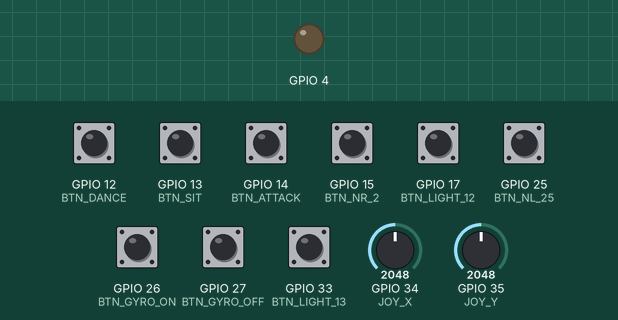
The sketch below on a simulated ESP32. Shown: output pins drawn as LEDs (lit = HIGH). Inputs (shaded band) come from the test bench; at power-on: GPIO 12 (BTN_DANCE), GPIO 13 (BTN_SIT), GPIO 14 (BTN_ATTACK), GPIO 15 (BTN_NR_2), GPIO 17 (BTN_LIGHT_12), GPIO 25 (BTN_NL_25), GPIO 26 (BTN_GYRO_ON), GPIO 27 (BTN_GYRO_OFF), GPIO 33 (BTN_LIGHT_13) HIGH, GPIO 34 (JOY_X) = 2048, GPIO 35 (JOY_Y) = 2048.

Above: at 1.2 s.
1.3 s: GPIO 26 (BTN_GYRO_ON) pulled LOW for 0.15 s
At 2.4 s:
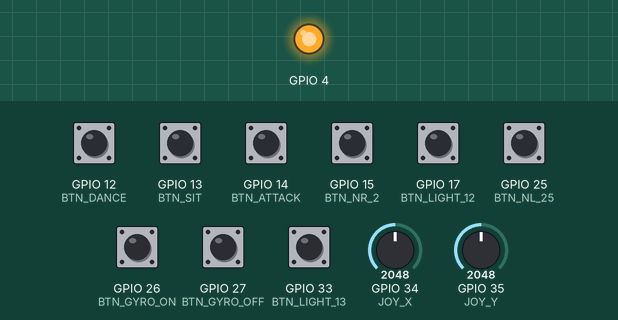
2.9 s: GPIO 27 (BTN_GYRO_OFF) pulled LOW for 0.15 s
At 3.9 s:
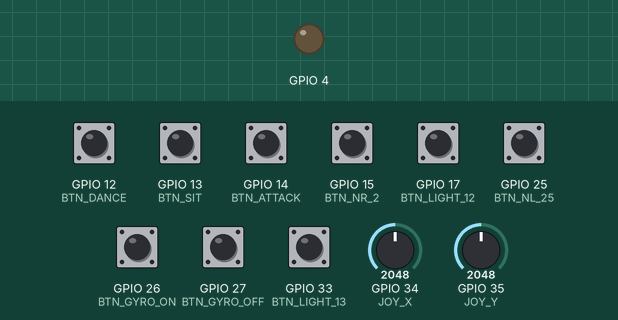
4.5 s: GPIO 26 (BTN_GYRO_ON) pulled LOW for 1 s
At 5.5 s:
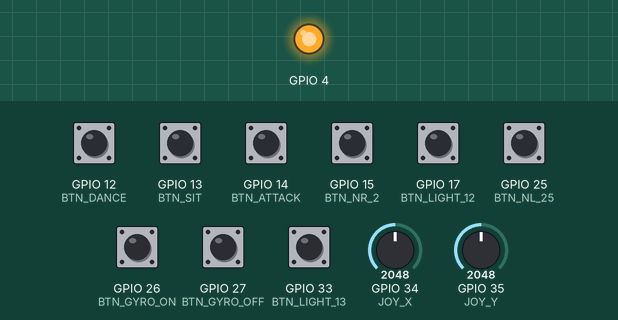
Timing chart, 0 to 7.5 s (numbered marks = the images above; inputs shaded):
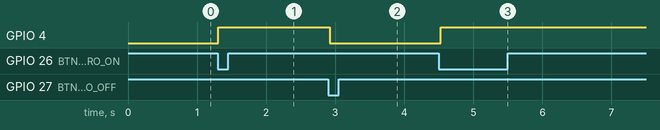

The sketch:

controler_final.ino
```cpp
#include <esp_now.h>
#include <WiFi.h>

// MAC adresa tvog psa
uint8_t broadcastAddress[] = {0x80, 0xF3, 0xDA, 0x62, 0x88, 0xF4};

typedef struct struct_message {
    char command;
} struct_message;

struct_message myData;
esp_now_peer_info_t peerInfo;
bool lastState13 = HIGH;
bool lastState12 = HIGH;
// Pinovi kontrolera
#define JOY_X 34
#define JOY_Y 35
#define BTN_SIT 13      // Komanda 'S'
#define BTN_DANCE 12    // Komanda 'a'
#define BTN_ATTACK 14   // Komanda 'A'
#define BTN_GYRO_OFF 27 // Komanda '0'
#define BTN_GYRO_ON 26  // Komanda '1'
#define BTN_LIGHT_13 33
#define BTN_LIGHT_12 17
#define BTN_NL_25 25
#define BTN_NR_2 15

#define BTN_L13 BTN_LIGHT_13
#define BTN_L12 BTN_LIGHT_12
void setup() {
  Serial.begin(115200);
  WiFi.mode(WIFI_STA);

  if (esp_now_init() != ESP_OK) return;

  memcpy(peerInfo.peer_addr, broadcastAddress, 6);
  peerInfo.channel = 0;
  peerInfo.encrypt = false;

  if (esp_now_add_peer(&peerInfo) != ESP_OK) return;

  pinMode(BTN_SIT, INPUT_PULLUP);
  pinMode(BTN_DANCE, INPUT_PULLUP);
  pinMode(BTN_ATTACK, INPUT_PULLUP);
  pinMode(BTN_GYRO_OFF, INPUT_PULLUP);
  pinMode(BTN_GYRO_ON, INPUT_PULLUP);
  pinMode(BTN_LIGHT_12, INPUT_PULLUP);
  pinMode(BTN_LIGHT_13, INPUT_PULLUP);
  pinMode(BTN_NL_25, INPUT_PULLUP);
  pinMode(4, OUTPUT);
}

void loop() {
  int xVal = analogRead(JOY_X);
  int yVal = analogRead(JOY_Y);
  char cmd = 'S';

  // Logika džojstika
  if (yVal < 1000) cmd = 'F';
  else if (yVal > 3000) cmd = 'B';
  else if (xVal < 1000) cmd = 'R';
  else if (xVal > 3000) cmd = 'L';
   else if (digitalRead(BTN_NL_25) == LOW) cmd = 'X';
  else if (digitalRead(BTN_NR_2) == LOW) cmd = 'Y';
  // Logika dugmadi
  else if (digitalRead(BTN_SIT) == LOW) cmd = 'D';
  else if (digitalRead(BTN_DANCE) == LOW) cmd = 'a';
  else if (digitalRead(BTN_ATTACK) == LOW) cmd = 'A';
  else if (digitalRead(BTN_GYRO_ON) == LOW) {cmd = '1';  digitalWrite(4, HIGH);}
  else if (digitalRead(BTN_GYRO_OFF) == LOW) {cmd = '0';  digitalWrite(4, LOW); }
  else if (digitalRead(BTN_LIGHT_12) == LOW) cmd = 'T';
  else if (digitalRead(BTN_LIGHT_13) == LOW) cmd = 'Q';


  myData.command = cmd;
  esp_now_send(broadcastAddress, (uint8_t *) &myData, sizeof(myData));
  delay(100);
}
```

Measured:
- after the input at 1.3 s, GPIO 4: LOW → HIGH at once
- after the input at 2.9 s, GPIO 4: HIGH → LOW at once
- after the input at 4.5 s, GPIO 4: LOW → HIGH at once
